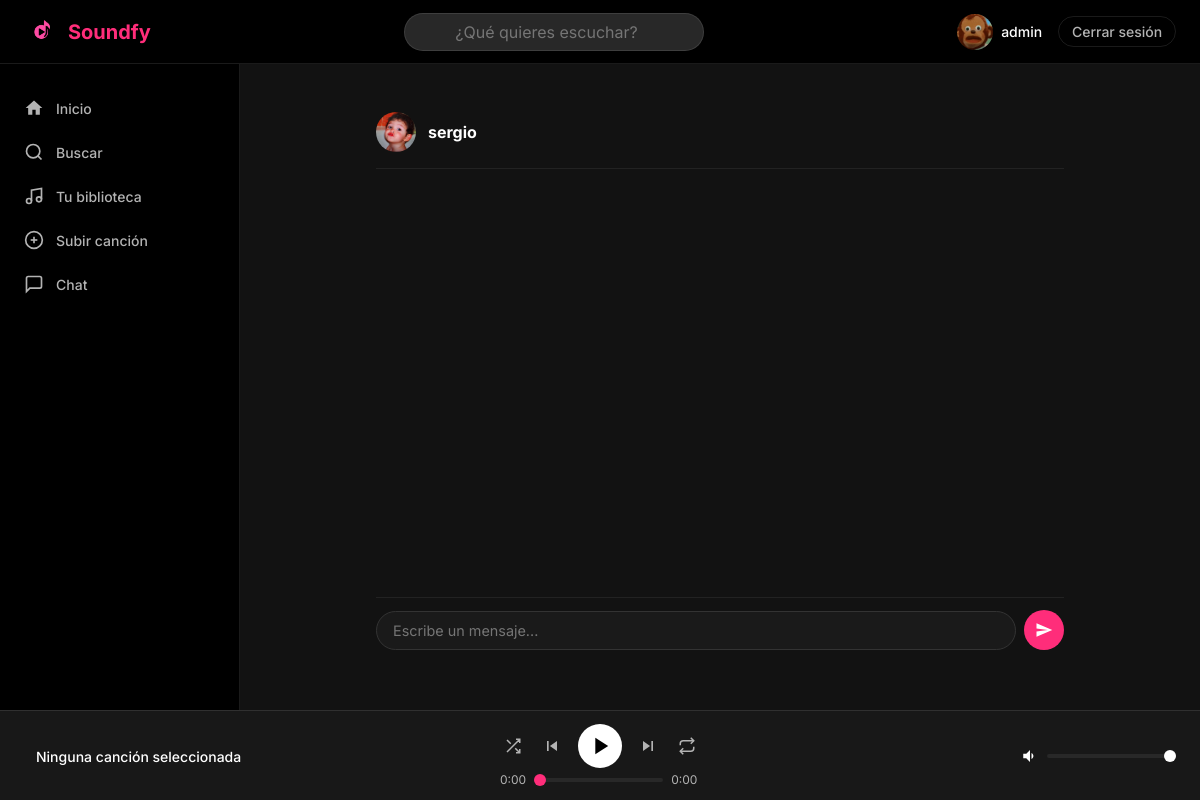
/chat/2/ (signed in), run on the app's committed database.
### users/models.py (models this page shows, shortened)
class Usuario(AbstractUser):
    foto_perfil = models.ImageField(
        upload_to='fotos_perfil/',
        null=True,
        blank=True
    )
    biografia = models.TextField(max_length=500, blank=True)
    fecha_nacimiento = models.DateField(null=True, blank=True)
    es_artista = models.BooleanField(default=False)
    seguidores = models.ManyToManyField(
        'self',
        symmetrical=False,
        related_name='siguiendo',
        blank=True
    )
    class Meta:
        verbose_name = 'Usuario'
        verbose_name_plural = 'Usuarios'

### chat/views.py (the view)
# urls.py: path('<int:sala_id>/', views.vista_sala, name='sala'),
@login_required
def vista_sala(request, sala_id):
    sala = get_object_or_404(SalaChat, pk=sala_id)
    if request.user not in sala.participantes.all():
        messages.error(request, 'No tienes acceso a esta sala.')
        return redirect('lista_salas')
    sala.mensajes.filter(leido=False).exclude(autor=request.user).update(leido=True)
    otro = sala.otro_usuario(request.user)
    return render(request, 'chat/sala.html', {'sala': sala, 'otro': otro})

### chat/models.py (called while the page is built)
    def otro_usuario(self, usuario):
        return self.participantes.exclude(pk=usuario.pk).first()

### soundfy/context_processors.py (called while the page is built)
def google_analytics(request):
    return {
        'GA_MEASUREMENT_ID': settings.GA_MEASUREMENT_ID
    }

### templates/chat/sala.html (shortened to what this page needs)
{% extends 'base.html' %}
{% block contenido %}
<div class="chat-container">
    <div class="chat-header">
        <div class="chat-header-usuario">
            {% if otro.foto_perfil %}
                <img src="{{ otro.foto_perfil.url }}" class="chat-header-avatar" alt="{{ otro.username }}">
            {% else %}
                <div class="chat-header-avatar-placeholder">{{ otro.username|first|upper }}</div>
            {% endif %}
            <a href="{% url 'perfil' otro.username %}" class="chat-header-nombre">{{ otro.username }}</a>
        </div>
    </div>
    <div class="chat-mensajes" id="chat-mensajes">
        <div class="chat-mensajes-inner" id="chat-mensajes-inner"></div>
    </div>
    <div class="chat-input-area">
        <input type="text" id="chat-input" placeholder="Escribe un mensaje..." autocomplete="off">
        <button id="chat-enviar">
            <svg width="18" height="18" viewBox="0 0 24 24" fill="currentColor"><path d="M2 21l21-9L2 3v7l15 2-15 2v7z"/></svg>
        </button>
    </div>
</div>
{% endblock %}

### templates/partials/navbar.html (shortened to what this page needs)
{% load static %}
<nav class="navbar">
    {% load static %}
    <div class="navbar-logo">
        <a href="{% url 'inicio' %}">
            <img src="{% static 'img/logo.png' %}" alt="Soundfy" height="36">
            <span>Soundfy</span>
        </a>
    </div>
    <div class="navbar-busqueda">
        <div class="barra-busqueda-wrapper" style="position: relative;">
            <input
                type="search"
                id="buscador-global"
                class="barra-busqueda"
                placeholder="¿Qué quieres escuchar?"
                autocomplete="off"
            >
        </div>
    </div>
    <div class="navbar-usuario">
        <a href="{% url 'perfil' username=user.username %}">
            {% if user.foto_perfil %}
                <img src="{{ user.foto_perfil.url }}" alt="{{ user.username }}" class="avatar-pequeño">
            {% else %}
                <div class="avatar-pequeño avatar-placeholder">{{ user.username|first|upper }}</div>
            {% endif %}
            <span>{{ user.username }}</span>
        </a>
        <a href="{% url 'logout' %}" class="btn-logout">Cerrar sesión</a>
    </div>
</nav>

### static/css/estilos.css (style rules this page uses)
:root { --color-fondo: #121212; --color-superficie: #181818; --color-superficie-2: #282828; --color-borde: rgba(255, 255, 255, 0.1); --color-texto: #ffffff; --color-texto-muted: #b3b3b3; --color-primario: #FF2D7A; --color-primario-hover: #ff4d8f; --color-peligro: #e91429; --fuente-principal: 'Inter', sans-serif; --altura-navbar: 64px; --anchura-sidebar: 240px; --altura-reproductor: 90px; --radio-sm: 4px; --radio-md: 8px; --radio-lg: 12px; --radio-full: 9999px; }
*, *::before, *::after { box-sizing: border-box; margin: 0; padding: 0; }
html { font-size: 16px; scroll-behavior: smooth; }
body { font-family: var(--fuente-principal); background-color: var(--color-fondo); color: var(--color-texto); min-height: 100dvh; -webkit-font-smoothing: antialiased; }
img { display: block; max-width: 100%; }
a { color: inherit; text-decoration: none; }
button { cursor: pointer; border: none; background: none; font: inherit; color: inherit; }
input, textarea, select { font: inherit; color: inherit; }
body:has(.navbar) { display: grid; grid-template-areas: "navbar navbar" "sidebar contenido" "reproductor reproductor"; grid-template-rows: var(--altura-navbar) 1fr var(--altura-reproductor); grid-template-columns: var(--anchura-sidebar) 1fr; height: 100dvh; overflow: hidden; }
.navbar { grid-area: navbar; display: flex; align-items: center; justify-content: space-between; padding: 0 1.5rem; background: #000; border-bottom: 1px solid var(--color-borde); z-index: 100; }
.navbar-logo a { display: flex; align-items: center; gap: 0.5rem; font-size: 1.25rem; font-weight: 700; color: var(--color-primario); }
.navbar-busqueda input { background: var(--color-superficie-2); border: 1px solid var(--color-borde); border-radius: var(--radio-full); padding: 0.5rem 1rem; width: 300px; color: var(--color-texto); transition: border-color 180ms ease; text-align: center; }
.navbar-usuario { display: flex; align-items: center; gap: 1rem; }
.avatar-pequeño { width: 36px; height: 36px; border-radius: var(--radio-full); object-fit: cover; }
.navbar-usuario a { display: flex; align-items: center; gap: 0.5rem; font-size: 0.875rem; font-weight: 500; transition: color 180ms ease; }
.btn-logout { font-size: 0.8rem; color: var(--color-texto-muted) !important; padding: 0.4rem 0.8rem; border: 1px solid var(--color-borde); border-radius: var(--radio-full); transition: all 180ms ease !important; }
.chat-container { display: flex; flex-direction: column; height: calc(100vh - 230px); max-width: 720px; margin: 0 auto; padding: 16px 16px 0; overflow: hidden; }
.chat-header { display: flex; align-items: center; gap: 12px; padding-bottom: 16px; border-bottom: 1px solid #222; margin-bottom: 12px; flex-shrink: 0; }
.chat-header-usuario { display: flex; align-items: center; gap: 12px; }
.chat-header-avatar { width: 40px; height: 40px; border-radius: 50%; object-fit: cover; flex-shrink: 0; }
.chat-header-nombre { color: #fff; font-weight: 700; font-size: 1rem; }
.chat-mensajes { flex: 1; overflow-y: auto; overflow-x: hidden; min-height: 0; padding: 8px 4px; scrollbar-width: thin; scrollbar-color: #333 transparent; }
.chat-mensajes-inner { display: flex; flex-direction: column; justify-content: flex-end; gap: 8px; min-height: 100%; }
.chat-input-area { display: flex; align-items: center; gap: 8px; padding: 12px 0 16px; border-top: 1px solid #222; flex-shrink: 0; }
#chat-input { flex: 1; padding: 10px 16px; border-radius: 22px; border: 1px solid #333; background: #1a1a1a; color: #fff; font-size: 0.9rem; outline: none; transition: border-color 0.2s; }
#chat-enviar { width: 40px; height: 40px; border-radius: 50%; background: #FF2D7A; color: #fff; border: none; cursor: pointer; display: flex; align-items: center; justify-content: center; transition: background 0.2s; flex-shrink: 0; }
.chat-header-nombre { color: inherit; text-decoration: none; transition: color 0.2s ease; }
.barra-busqueda-wrapper { position: relative; }

### static/css/mobile.css (style rules this page uses)
html, body { max-width: 100vw; overflow-x: hidden; }

### data on the page
Usuario: foto_perfil (picture), username "admin"
Usuario: foto_perfil (picture), username "sergio"
